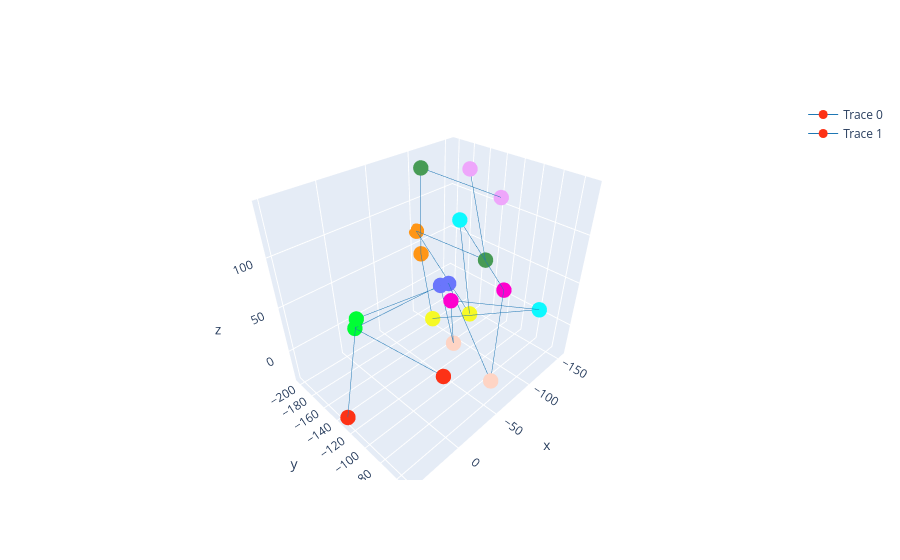

The code cell stored with this chart in its notebook:
### Markdown cell above
We can visualize the aligned traces by their index in the pair matrix.

### Code cell
fig = tr.plot_aligned_traces(traces, [57,180])

### Figure 1 — Plotly figure (JSON) as saved in the notebook; plotly's stock layout.template omitted (floating-point values rounded to 4 significant figures)
{"data": [{"line": {"color": "#1f77b4", "width": 1}, "marker": {"color": ["#FD3216", "#00FE35", "#6A76FC", "#FED4C4", "#FE00CE", "#0DF9FF", "#F6F926", "#FF9616", "#479B55", "#EEA6FB"], "size": 9}, "mode": "markers+lines", "name": "Trace 0", "opacity": 1, "type": "scatter3d", "x": [-24.36, 9.254, -47.15, -72.52, -43.21, -111.3, -48.83, -101.7, -105.9, -155.2], "y": [-86.89, -164.2, -113.5, -119.5, -97.54, -54.01, -124.6, -195.2, -197.6, -138.1], "z": [-1.641, 26.7, 70.38, -14.23, 64.8, 41.95, 27.29, 43.89, 134.7, 108.0]}, {"line": {"color": "#1f77b4", "width": 1}, "marker": {"color": ["#FD3216", "#00FE35", "#6A76FC", "#FED4C4", "#FE00CE", "#0DF9FF", "#F6F926", "#FF9616", "#479B55", "#EEA6FB"], "size": 9}, "mode": "markers+lines", "name": "Trace 1", "opacity": 1, "type": "scatter3d", "x": [48.2, 13.11, -58.93, -43.31, -114.5, -111.1, -97.61, -103.5, -114.7, -118.5], "y": [-132.1, -154.0, -115.1, -50.28, -95.7, -151.1, -121.7, -203.2, -120.2, -147.8], "z": [-32.28, 45.46, 65.84, 6.009, 40.78, 95.3, 7.327, 66.79, 63.09, 143.5]}], "layout": {}}
